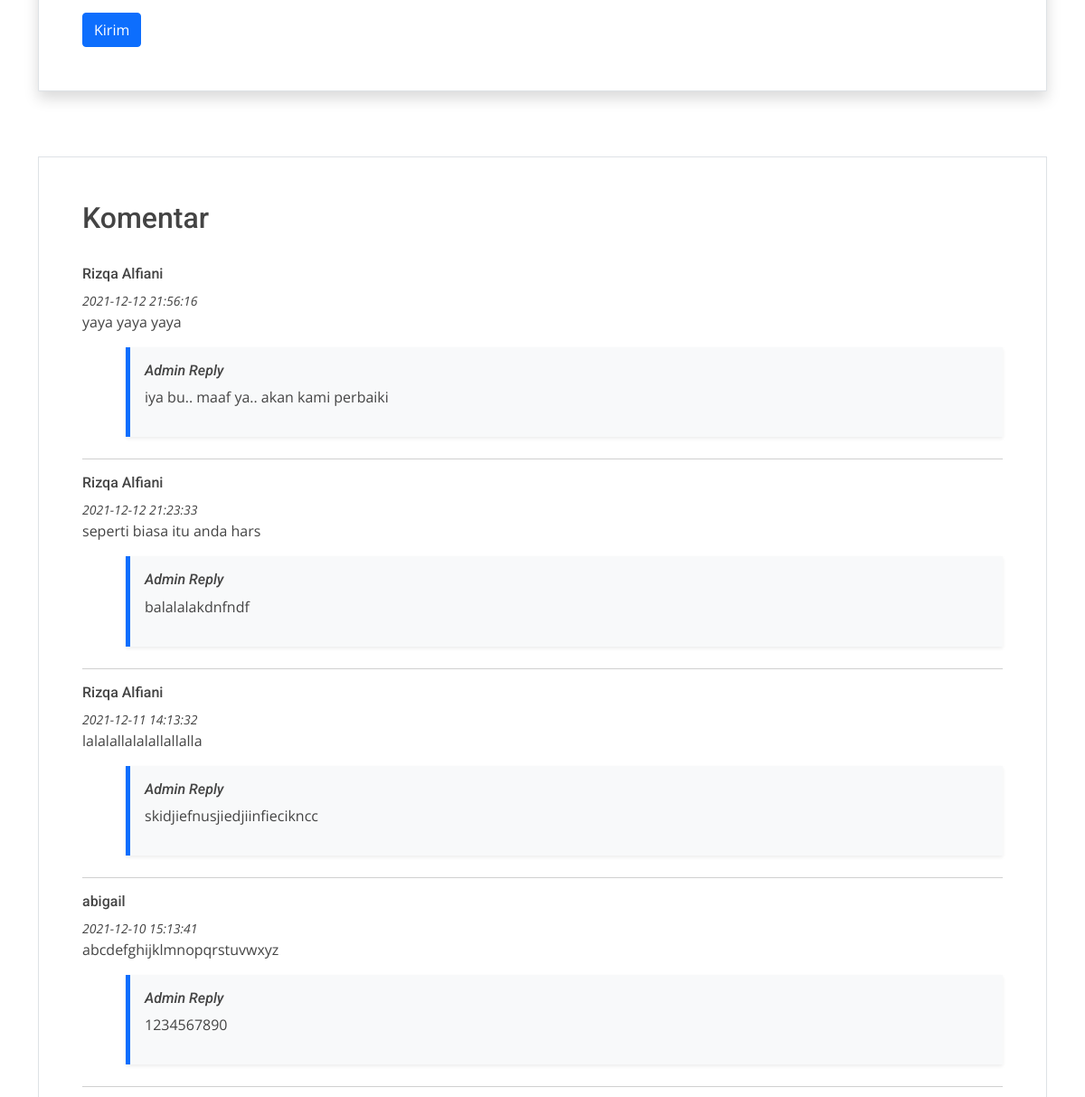
Before: /index.php/keluhan (middle part) with the older database file.
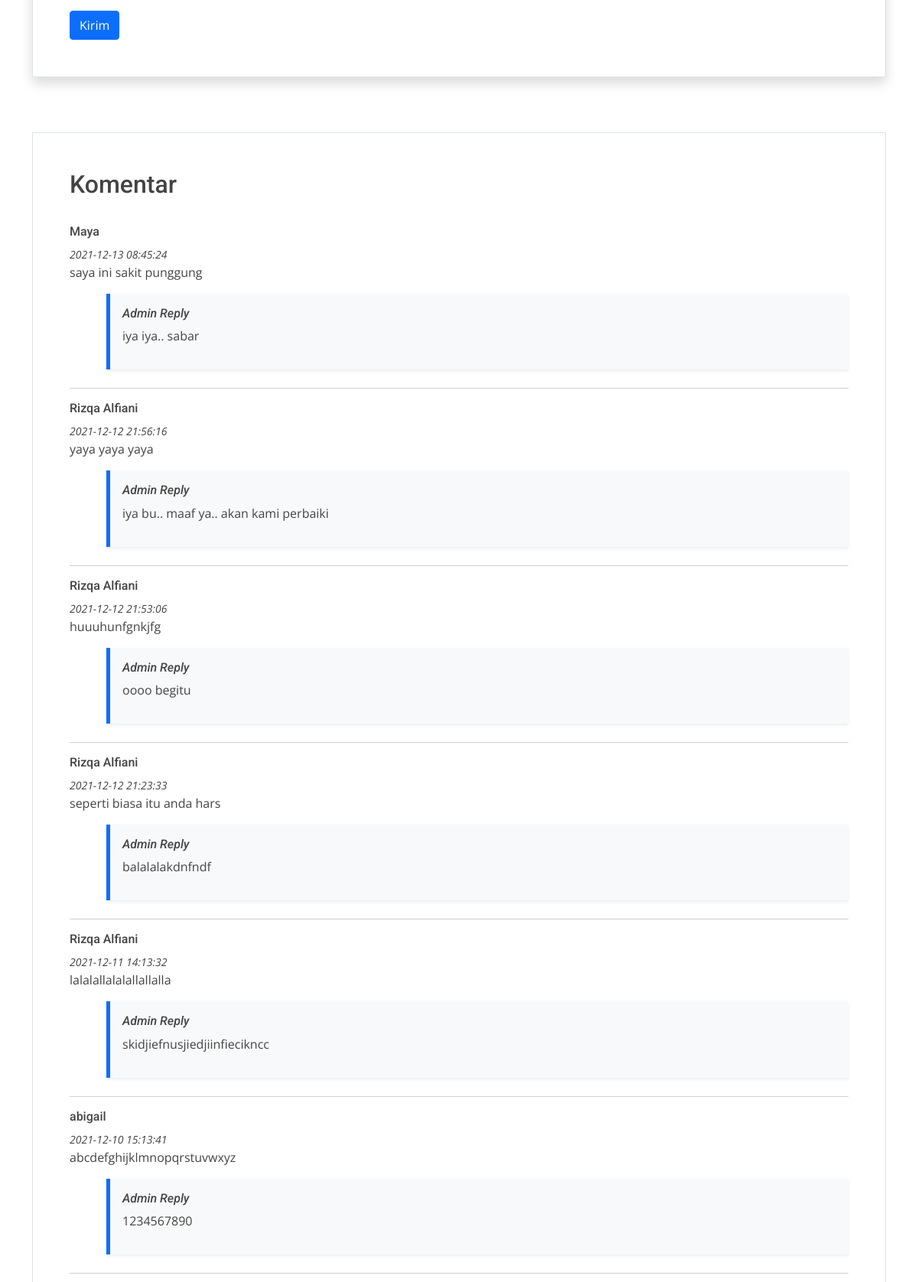
After: the same page with the newer database file.
### tables this page shows
CREATE TABLE `keluhans` (
  `message_id` int(11) NOT NULL,
  `name` varchar(225) NOT NULL,
  `email` varchar(100) NOT NULL,
  `messages` text NOT NULL,
  `reply` text NOT NULL,
  `status` varchar(255) NOT NULL,
  `date` datetime NOT NULL DEFAULT CURRENT_TIMESTAMP
);

### application/views/front/layout/wrapper.php (called while the page is built, shortened)
<?php
require_once('header.php');
require_once('content.php');
require_once('footer.php');

### application/controllers/Keluhan.php (called while the page is built, shortened)
<?php
class Keluhan extends CI_Controller
{
	public function index()
	{
		$site  		= $this->mConfig->list_config();
		$infoRs     = $this->mInfoRs->index();
		$keluhans = $this->mKeluhans->listKeluhans();
		$valid = $this->form_validation;
		$valid->set_rules('name', 'Name', 'required');
		$valid->set_rules('email', 'Email', 'required');
		$valid->set_rules('messages', 'Messages', 'required');
		if ($valid->run() === FALSE) {
			$data = array(
				'title'		=> 'Keluhan - ' . $site['nameweb'],
				'site'		=> $site,
				'infoRs'    => $infoRs,
				'keluhan'	=> $keluhans,
				'isi'		=> 'front/keluhan/isi'
			);
			$this->load->view('front/layout/wrapper', $data);
		}
	}
}

### index.php (called while the page is built, shortened)
<?php
require_once BASEPATH.'core/CodeIgniter.php';

### application/views/front/layout/content.php (called while the page is built)
<?php
if($isi) {
	$this->load->view($isi);
}

### application/models/Keluhans_model.php (called while the page is built, shortened)
<?php
class Keluhans_model extends CI_Model
{
    public function listKeluhans()
    {
        $this->db->select('*');
        $this->db->from('keluhans');
        $this->db->order_by('message_id', 'DESC');
        $query = $this->db->get();
        return $query->result_array();
    }
}

### application/views/front/keluhan/isi.php (the view, shortened to what this page needs)
<section id="appointment" class="appointment ">
  <div class="container " data-aos="fade-up">
    <div class="container border  p-5 rounded-top shadow p-4 mb-4 bg-white">
      <form action="<?php echo base_url('keluhan'); ?>" id="keluhanform" method="post" role="form" data-aos="fade-up" data-aos-delay="100">
        <div class="row">
        </div>
        <input type="submit" id="submit" class="btn btn-primary" name="submit" value="Kirim">
      </form>
    </div>
    <br>
    <br>
    <div class="container border  p-5 shadow-none p-4 mb-4 bg-white">
      <h2>Komentar</h2><br>
      <?php foreach ($keluhan as $v) {
         if ($v['status'] == 'publish') {
       ?>
          <div class="media">
            <div class="media-body">
              <h6 class="mt-0"><?php echo $v['name'] ?></h6>
              <small><i><?php echo $v['date'] ?></i></small>
              <p><?php echo $v['messages']
                 ?>
              </p>
              <div class="media mt-3 ml-4">
                <div class="media-body border-start border-5 border-primary shadow-sm bg-light p-3 mb-2 ml-4">
                  <i>
                    <h6 class="mt-0 text-grey">Admin Reply</h6>
                  </i>
                  <p><?php echo $v['reply'] ?></p>
                </div>
              </div>
            </div>
          </div>
          <hr>
      <?php }
       } ?>
    </div>
  </div>
</section>

### application/views/front/layout/header.php (shortened to what this page needs)
<!DOCTYPE html>
<html lang="en">
<head>
  <link href="<?php echo base_url('assets/vendor/fontawesome-free/css/all.min.css') ?> " rel="stylesheet">
  <link href="<?php echo base_url('assets/vendor/animate.css/animate.min.css') ?> " rel="stylesheet">
  <link href="<?php echo base_url('assets/vendor/aos/aos.css') ?> " rel="stylesheet">
  <link href="<?php echo base_url('assets/vendor/bootstrap/css/bootstrap.min.css') ?> " rel="stylesheet">
  <link href="<?php echo base_url('assets/vendor/bootstrap-icons/bootstrap-icons.css') ?> " rel="stylesheet">
  <link href="<?php echo base_url('assets/vendor/boxicons/css/boxicons.min.css') ?> " rel="stylesheet">
  <link href="<?php echo base_url('assets/vendor/glightbox/css/glightbox.min.css') ?> " rel="stylesheet">
  <link href="<?php echo base_url('assets/vendor/swiper/swiper-bundle.min.css') ?> " rel="stylesheet">
  <link href="<?php echo base_url('assets/css/style.css') ?> " rel="stylesheet">
</head>
<body>
  <div style="margin-top:120px">

### application/views/front/layout/footer.php (shortened to what this page needs)
</body>
</html>

### assets/css/style.css (style rules this page uses)
body { font-family: "Open Sans", sans-serif; color: #444444; }
h1, h2, h3, h4, h5, h6 { font-family: "Roboto", sans-serif; }
section { padding: 60px 0; overflow: hidden; }
.mt-3, .my-3 { margin-top: 1rem !important; }
.mt-0, .my-0 { margin-top: 0 !important; }
.ml-4, .mx-4 { margin-left: 1.5rem !important; }
.mb-2, .my-2 { margin-bottom: 0.5rem !important; }
.media { display: -ms-flexbox; display: flex; -ms-flex-align: start; align-items: flex-start; }
.media-body { -ms-flex: 1; flex: 1; }

Changed rows visible on the page:
added keluhans: name "Maya", date "2021-12-13 08:45:24", messages "saya ini sakit punggung", reply "iya iya.. sabar"
now on this page (row edited): keluhans: name "Rizqa Alfiani", date "2021-12-12 21:53:06", messages "huuuhunfgnkjfg", reply "oooo begitu"
